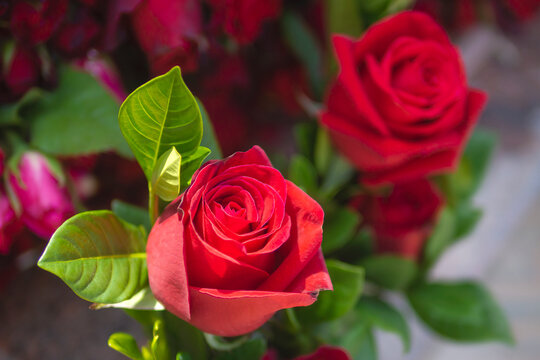
#> input picture image6.jpg, 540 x 360 px
$ python histogram_equalization.py
#> lines starting #> are read from the running program, lines starting #| are printed output that depends on the picture
import matplotlib.pyplot as plt
import numpy as np
import cv2

img = cv2.imread('image6.jpg', cv2.IMREAD_GRAYSCALE)
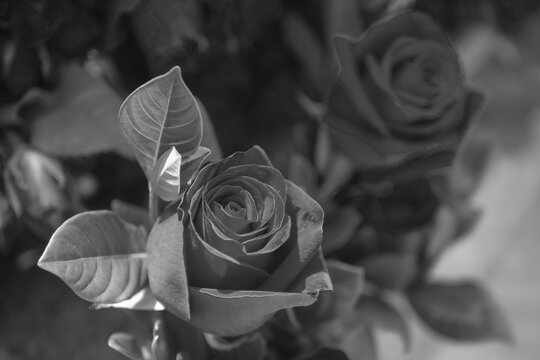
#> img: shape (360, 540); min 10, max 255, mean 76
img1 = cv2.equalizeHist(img)
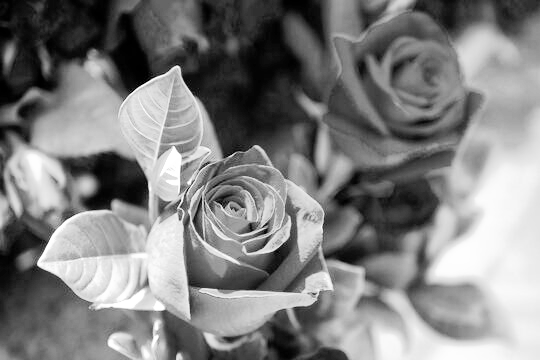
#> img1: shape (360, 540); min 0, max 255, mean 128.6

res = np.hstack((img, img1))
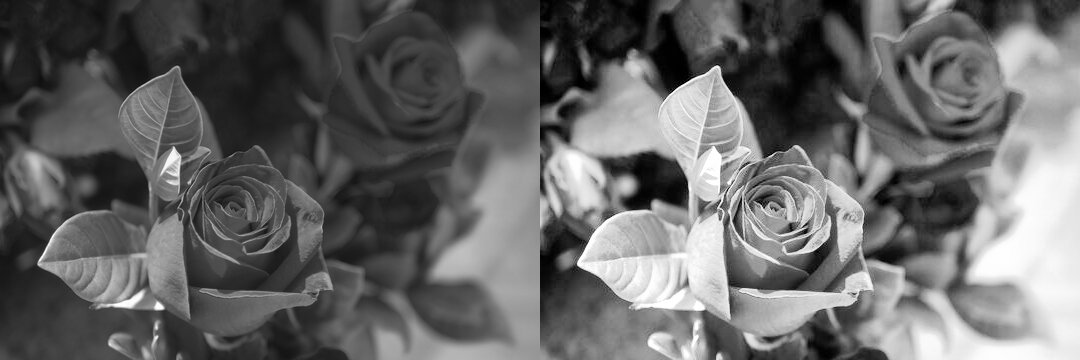
#> res: shape (360, 1080); min 0, max 255, mean 102.3

cv2.imshow('final result', res)
cv2.waitKey(0)
cv2.destroyAllWindows()

$ run again, with image1.jpg copied over image6.jpg
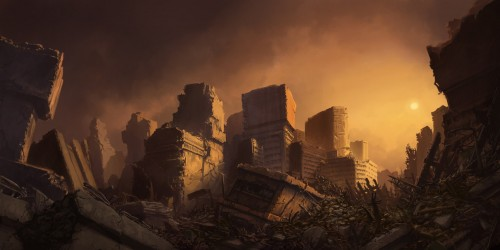
#> input picture image1.jpg, 500 x 250 px
#> `img1 = cv2.equalizeHist(img)`:
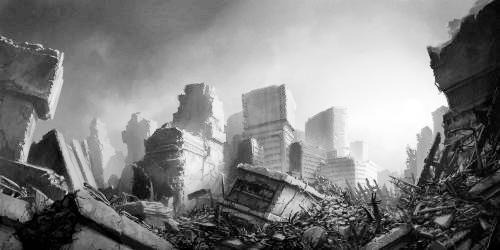
#> img1: shape (250, 500); min 0, max 255, mean 128.9
#> `res = np.hstack((img, img1))`:
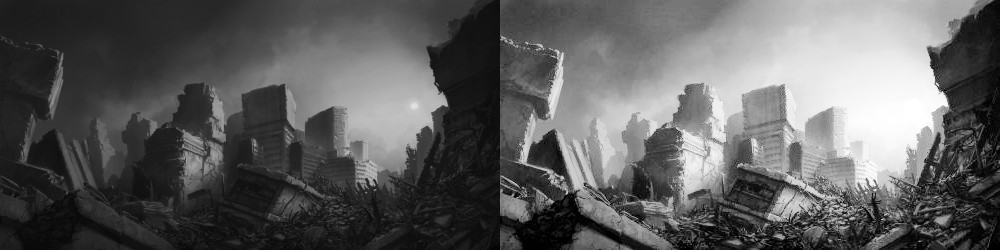
#> res: shape (250, 1000); min 0, max 255, mean 93.9

$ run again, with image2.jpg copied over image6.jpg
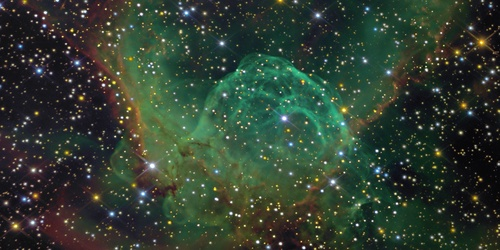
#> input picture image2.jpg, 500 x 250 px
#> `img1 = cv2.equalizeHist(img)`:
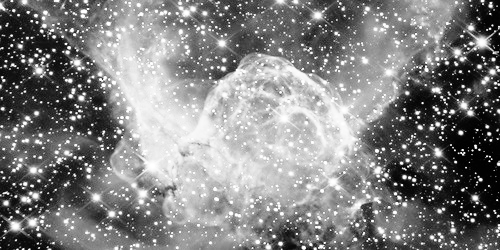
#> img1: shape (250, 500); min 0, max 255, mean 128.9
#> `res = np.hstack((img, img1))`:
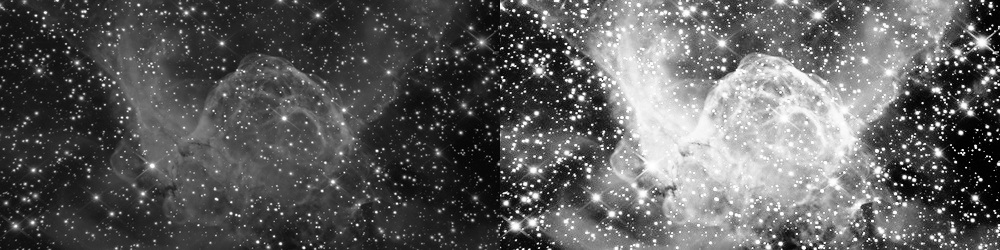
#> res: shape (250, 1000); min 0, max 255, mean 92.9

$ run again, with image5.jpg copied over image6.jpg
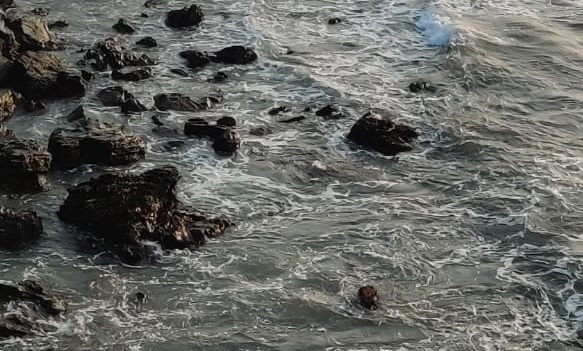
#> input picture image5.jpg, 583 x 351 px
#> `img1 = cv2.equalizeHist(img)`:
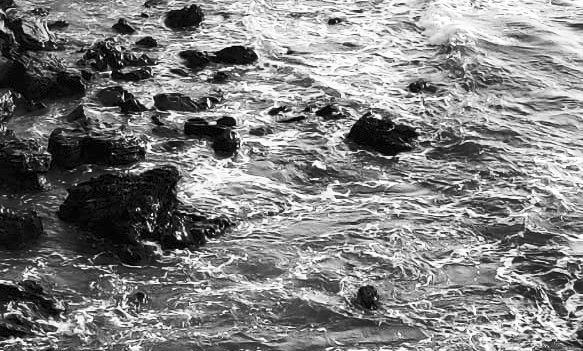
#> img1: shape (351, 583); min 0, max 255, mean 128.1
#> `res = np.hstack((img, img1))`:
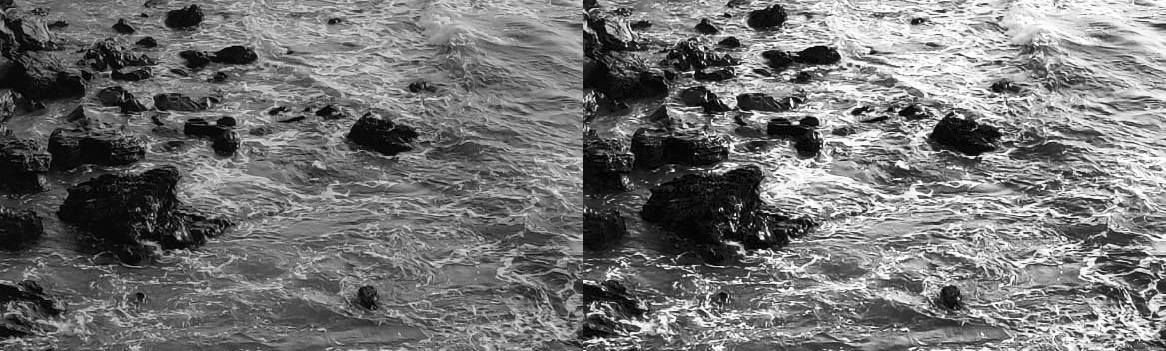
#> res: shape (351, 1166); min 0, max 255, mean 114.7
